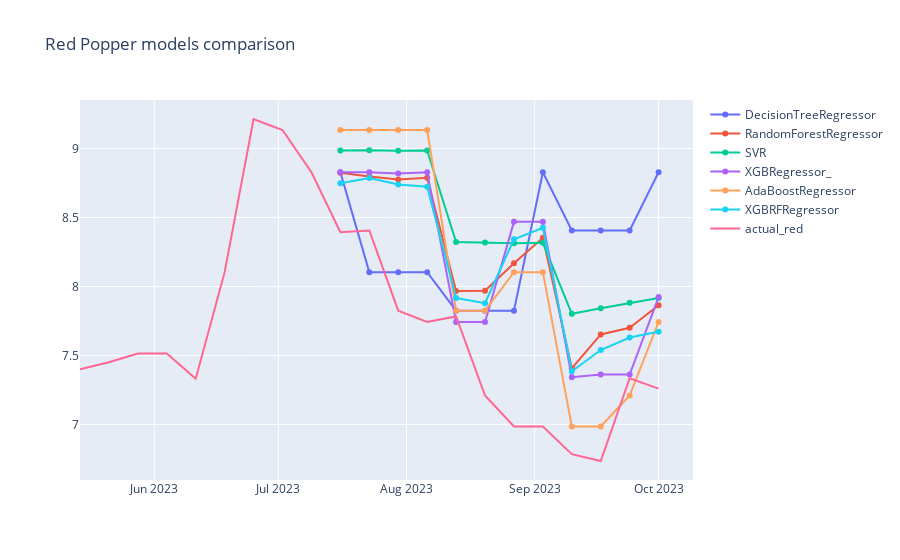

The code cell stored with this chart in its notebook:
### Code cell
trace1=go.Line(x=df_red_outcomes[0][:-4].index,y=df_red_outcomes[0]["DecisionTreeRegressor"],name="DecisionTreeRegressor")
trace2=go.Line(x=df_red_outcomes[0][:-4].index,y=df_red_outcomes[0]["RandomForestRegressor"],name="RandomForestRegressor")
trace3=go.Line(x=df_red_outcomes[0][:-4].index,y=df_red_outcomes[0]["SVR()"],name="SVR")
trace5=go.Line(x=df_red_outcomes[0][:-4].index,y=df_red_outcomes[0]["XGBRegressor_boo"],name="XGBRegressor_")
trace6=go.Line(x=df_red_outcomes[0][:-4].index,y=df_red_outcomes[0]['AdaBoostRegressor_boo'],name="AdaBoostRegressor")
trace7=go.Line(x=df_red_outcomes[0][:-4].index,y=df_red_outcomes[0]['XGBRFRegressor_boo'],name="XGBRFRegressor")
trace8=go.Line(x=df_red[-25:-4].index,y=df_red[-25:-4]["price"],name="actual_red")
data=[trace1,trace2,trace3,trace5,trace6,trace7,trace8]

layout=dict(title='Red Popper models comparison')
fig=dict(data=data,layout=layout)
iplot(fig,filename="all red models comparison");
#fig = go.Figure(dict(data=data, layout=layout))
#fig.write_html(r"C:\Users\Omar\Intern_Final_Project\Visualization\all_red_models_comparison.html")
